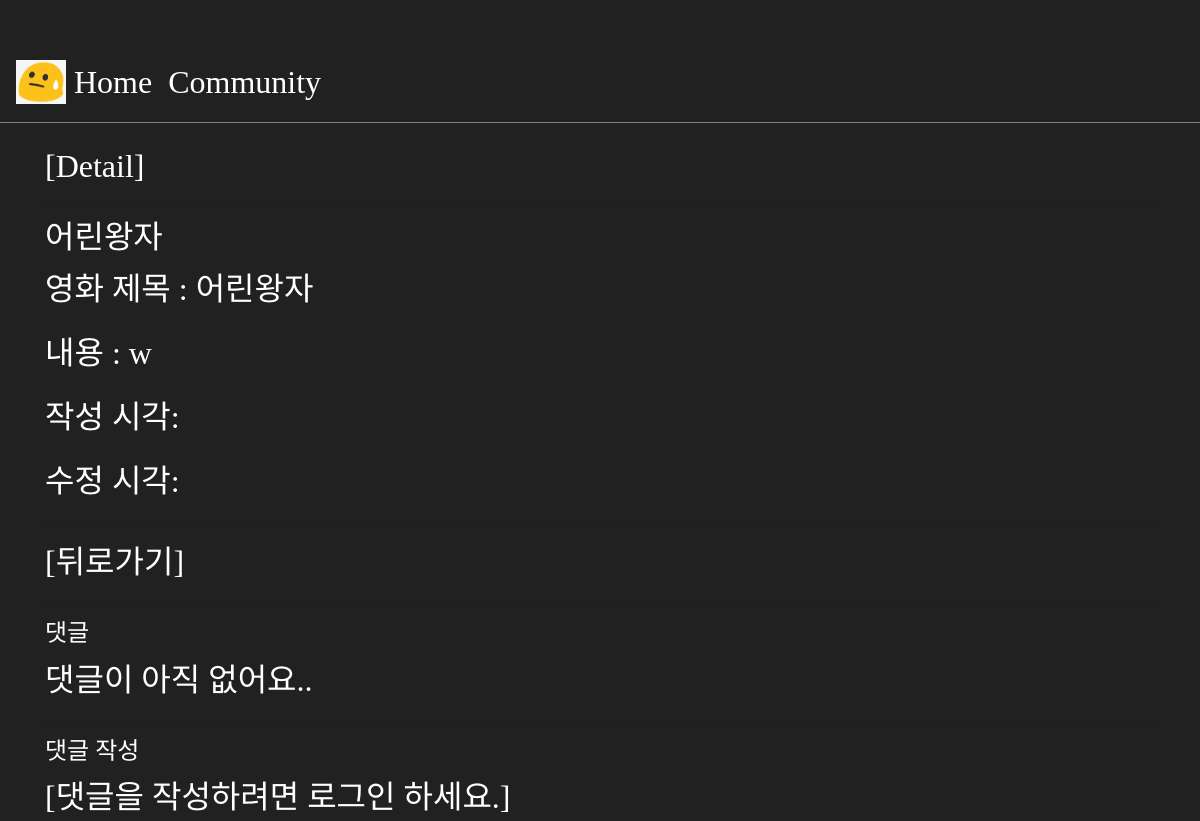
Screenshot of /community/1/ with the database file from the repository.
### community/models.py (models this page shows, shortened)
class Review(models.Model):
    title = models.CharField(max_length=100)
    movie_title = models.CharField(max_length=50)
    rate = models.IntegerField()
    content = models.TextField()
    created_at = models.DateTimeField(auto_now_add=True)
    updated_at = models.DateTimeField(auto_now=True)
    user = models.ForeignKey(settings.AUTH_USER_MODEL, on_delete=models.CASCADE)

### community/views.py (the view)
# urls.py: path('<int:pk>/',views.detail, name="detail"),
def detail(request, pk):
    review = get_object_or_404(Review, pk=pk)
    comment_form = CommentForm()
    comments = review.comment_set.all()
    context = {
        'review': review,
        'comment_form': comment_form,
        'comments': comments,
    }
    return render(request, 'community/detail.html', context)

### community/templates/community/detail.html (shortened to what this page needs)
{% extends 'base.html' %}
{% block content %}
  <h2>[Detail]</h2>
  <hr>
  <h2>{{ review.title}}</h2>
  <p>영화 제목 : {{review.movie_title}}</p>
  <p>내용 : {{ review.content }}</p>
  <p>작성 시각: {{ article.created_at }}</p>
  <p>수정 시각: {{ article.updated_at }}</p>
  <hr>
  <a href="{%url 'community:index'%}">[뒤로가기]</a>
  <hr>
<h4>댓글</h4>
{% for comment in comments %}
    <li>
      {{ comment.user }} - {{ comment.content }}
     {% if request.user == comment.user %}
        <form action="{% url 'community:comments_delete' review.pk comment.pk %}" method="POST" class="d-inline">
          {% csrf_token %}
          <input type="submit" value="DELETE">
        </form>
      {% endif %}
    </li>
  {% empty %}
    <p>댓글이 아직 없어요..</p>
  {% endfor %}
  <hr>
  <h4>댓글 작성</h4>
  {% if request.user.is_authenticated %}
    <form action="{% url 'community:comments_create' review.pk %}" method="POST">
      {% csrf_token %}
      {{ comment_form }}
      <input type="submit">
    </form>
  {% else %}
    <a href="{% url 'accounts:login' %}">[댓글을 작성하려면 로그인 하세요.]</a>
  {% endif %}
{% endblock  %}

### rows the page displays
Review: title "어린왕자", movie_title "어린왕자", content "w"
